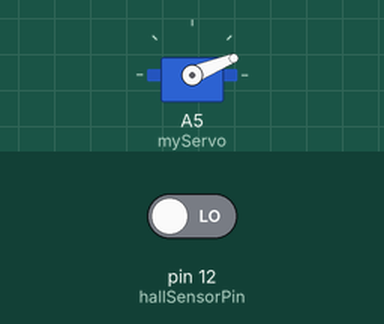
Simulated run of this sketch. Board: Arduino Uno, built with avr-gcc and run on an emulated ATmega328P. On the bench: servo. The inputs (shaded band) are chosen by the test bench; at power-on: pin 12 (hallSensorPin) LOW.

Above: at 4.1 s.
At 6.5 s:
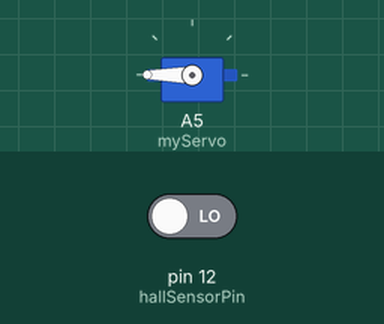
At 12.6 s:
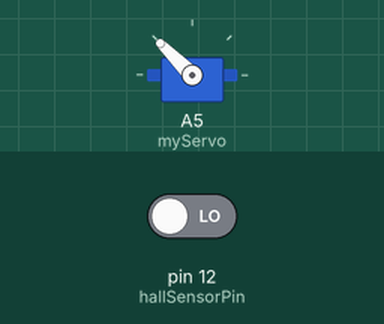
At 19.0 s:
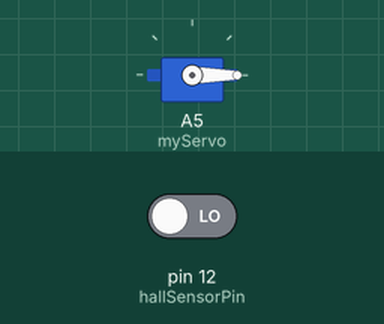
Timing chart, 0 to 20.5 s (numbered marks = the images above):
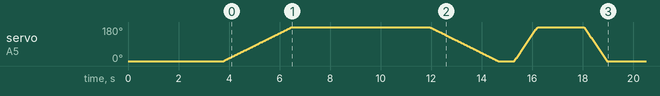

The sketch:

testing.ino
```cpp
#include <Servo.h>

#include <Enes100.h>

#include "Robot.h"


Robot robotTesting;
int duty1 = A1;
int duty2 = A2;
int hallSensorPin = 12;
int hallsensorValue = 0;
Servo myServo;

void setup() {
  Enes100.begin("Sieze the data", DATA, 8, A4, A3);
    delay(500);


    Enes100.ping();
    //robotTesting.setPins2Motor(7,8,9,4,5,3);
    //robotTesting.moveLinear(1, 0.8);
    myServo.attach(A5);
    for (int pos = 0; pos <= 360; pos += 1) { // goes from 0 degrees to 360 degrees
    // in steps of 1 degree
      myServo.write(pos);              // tell servo to go to position in variable 'pos'
      delay(15);                       // waits 15 ms for the servo to reach the position
    }
    //robotTesting.moveLinear(some distance, 0.8);
    for (int pos = 360; pos >= 0; pos = pos - 1) { // goes from 180 degrees to 0 degrees
      myServo.write(pos);              // tell servo to go to position in variable 'pos'
      delay(15);                       // waits 15 ms for the servo to reach the position
    }
    //robotTesting.moveLinear(-smol distance, 0.8);
    pinMode(12, INPUT);
    hallsensorValue = digitalRead(hallSensorPin);
    delay(500);
    if(hallsensorValue>1){
        Enes100.println("True");
    }

    pinMode(A1, INPUT);
    pinMode(A2, INPUT);

    int dutyCycle = (analogRead(duty1) + analogRead(duty2))/2;
    delay(10);
    double realDutyCycle = ((double)dutyCycle)/1023;
    if(realDutyCycle > 0.85){
        Enes100.mission(CYCLE, 90);
    }
    else if(realDutyCycle > 0.65){
        Enes100.mission(CYCLE, 70);
    }
    else if(realDutyCycle > 0.45){
        Enes100.mission(CYCLE, 50);
    }
    else if(realDutyCycle > 0.25){
        Enes100.mission(CYCLE, 30);
    }
    else{
        Enes100.mission(CYCLE, 10);
    }
    //robotTesting.moveLinear(smol distance, 0.8);
    for (int pos = 0; pos <= 360; pos += 1) { // goes from 0 degrees to 360 degrees
    // in steps of 1 degree
      myServo.write(pos);              // tell servo to go to position in variable 'pos'
      delay(5);                       // waits 15 ms for the servo to reach the position
    }
    //robotTesting.moveLinear(-some distance, 0.8);
    for (int pos = 360; pos >= 0; pos -= 1) { // goes from 180 degrees to 0 degrees
      myServo.write(pos);              // tell servo to go to position in variable 'pos'
      delay(5);                       // waits 15 ms for the servo to reach the position
    }
}

void loop() {
  // put your main code here, to run repeatedly:

}
```
